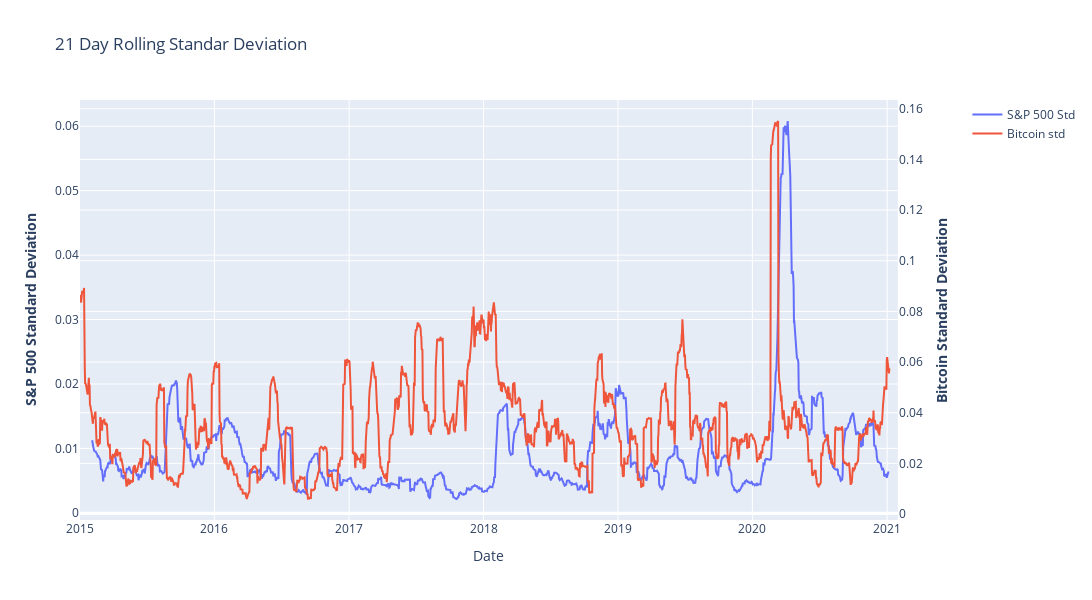

This figure's notebook cell:
### Code cell
fig4 = make_subplots(specs=[[{'secondary_y':True}]])

#fig3=go.Figure()

fig4.add_trace(
    go.Scatter(mode = 'lines',x=sp500_daily_returns['Date'],y=rolling_std['Std'], name = 'S&P 500 Std'),
    secondary_y=False 
)

fig4.add_trace(
    go.Scatter(mode = 'lines',x=btc_daily_returns['Date'], y =btc_rolling_std ['Std'], name = 'Bitcoin std'),
    secondary_y=True 
)

fig4.update_layout(
    height = 600,width = 1100,
    title_text = '21 Day Rolling Standar Deviation'
)

fig4.update_xaxes(title_text = 'Date')

fig4.update_yaxes(title_text='<b>S&P<b> 500 Standard Deviation', secondary_y= False)
fig4.update_yaxes(title_text='<b>Bitcoin<b> Standard Deviation', secondary_y= True)



fig4.show()

### Figure 1 — Plotly figure (JSON) as saved in the notebook; plotly's stock layout.template omitted (floating-point values rounded to 4 significant figures; data arrays with more than 128 entries replaced by an {"elided": "..."} marker saying what was removed)
{"data": [{"mode": "lines", "name": "S&P 500 Std", "type": "scatter", "x": {"elided": "1513 str values"}, "xaxis": "x", "y": {"elided": "1513 float values"}, "yaxis": "y"}, {"mode": "lines", "name": "Bitcoin std", "type": "scatter", "x": {"elided": "2222 str values"}, "xaxis": "x", "y": {"elided": "2222 float values"}, "yaxis": "y2"}], "layout": {"height": 600, "title": {"text": "21 Day Rolling Standar Deviation"}, "width": 1100, "xaxis": {"anchor": "y", "autorange": true, "domain": [0, 0.94], "range": ["2015-01-01", "2021-01-30"], "title": {"text": "Date"}, "type": "date"}, "yaxis": {"anchor": "x", "autorange": true, "domain": [0, 1], "range": [-0.001106, 0.06406], "title": {"text": "<b>S&P<b> 500 Standard Deviation"}, "type": "linear"}, "yaxis2": {"anchor": "x", "autorange": true, "overlaying": "y", "range": [-0.002357, 0.1635], "side": "right", "title": {"text": "<b>Bitcoin<b> Standard Deviation"}, "type": "linear"}}}
